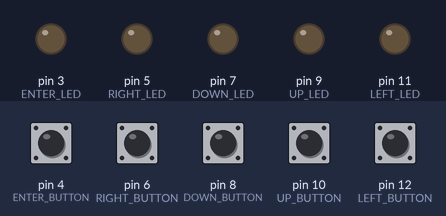
Bench run of a sketch on a simulated Arduino Uno, built with avr-gcc and run on an emulated ATmega328P. Parts: output pins drawn as LEDs (lit = HIGH). Dashed ring = blinking. Inputs (shaded band) come from the test bench; at power-on: pin 4 (ENTER_BUTTON), pin 6 (RIGHT_BUTTON), pin 8 (DOWN_BUTTON), pin 10 (UP_BUTTON), pin 12 (LEFT_BUTTON) HIGH.

Above: at 1.2 s.
1.3 s: pin 4 (ENTER_BUTTON) pulled LOW for 0.15 s
At 1.42 s:
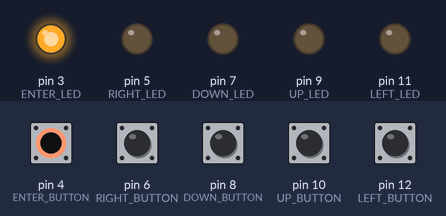
3.0 s: pin 6 (RIGHT_BUTTON) pulled LOW for 0.15 s
At 3.12 s:
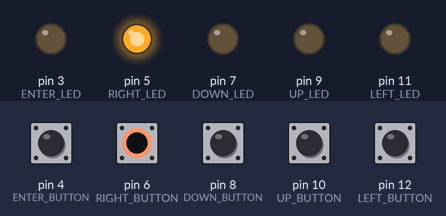
4.7 s: pin 8 (DOWN_BUTTON) pulled LOW for 0.15 s
At 4.82 s:
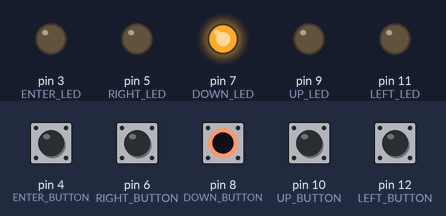
6.4 s: pin 10 (UP_BUTTON) pulled LOW for 0.15 s
At 6.52 s:
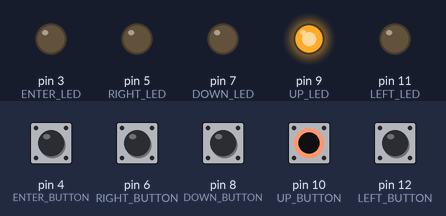
8.1 s: pin 12 (LEFT_BUTTON) pulled LOW for 0.15 s
At 8.22 s:
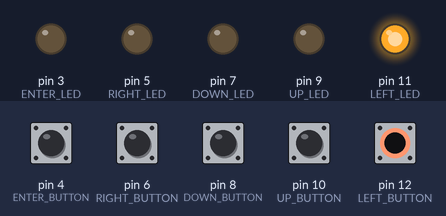
9.8 s: pin 4 (ENTER_BUTTON) driven LOW and pin 6 (RIGHT_BUTTON) driven LOW
At 10.17 s:
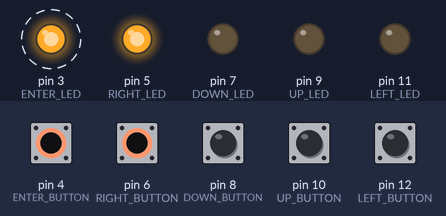
Timing chart, 0 to 13.8 s (numbered marks = the images above; inputs shaded):
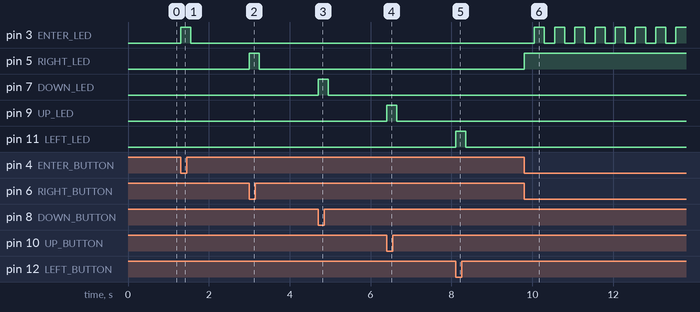

Measured:
- after the input at 1.3 s, pin 3 (ENTER_LED): LOW → HIGH at once, → LOW 0.25 s later
- after the input at 3.0 s, pin 5 (RIGHT_LED): LOW → HIGH at once, → LOW 0.25 s later
- after the input at 4.7 s, pin 7 (DOWN_LED): LOW → HIGH at once, → LOW 0.25 s later
- after the input at 6.4 s, pin 9 (UP_LED): LOW → HIGH at once, → LOW 0.25 s later
- after the input at 8.1 s, pin 11 (LEFT_LED): LOW → HIGH at once, → LOW 0.25 s later
- after the input at 9.8 s, pin 3 (ENTER_LED): alternates HIGH for 0.25 s and LOW for 0.25 s, starting after 0.25 s; pin 5 (RIGHT_LED): LOW → HIGH at once

The sketch:

BoardFunctionalityTest.ino
```cpp
const int LEFT_BUTTON = 12;
const int LEFT_LED = 11;
const int UP_BUTTON = 10;
const int UP_LED = 9;
const int DOWN_BUTTON = 8;
const int DOWN_LED = 7;
const int RIGHT_BUTTON = 6;
const int RIGHT_LED = 5;
const int ENTER_BUTTON = 4;
const int ENTER_LED = 3;
bool leftPushed, upPushed, downPushed, rightPushed, enterPushed;

void setup() {
  pinMode(LEFT_BUTTON, INPUT_PULLUP);
  pinMode(UP_BUTTON, INPUT_PULLUP);
  pinMode(RIGHT_BUTTON, INPUT_PULLUP);
  pinMode(DOWN_BUTTON, INPUT_PULLUP);
  pinMode(ENTER_BUTTON, INPUT_PULLUP);
  pinMode(LEFT_LED, OUTPUT);
  pinMode(UP_LED, OUTPUT);
  pinMode(RIGHT_LED, OUTPUT);
  pinMode(DOWN_LED, OUTPUT);
  pinMode(ENTER_LED, OUTPUT);


}

void loop() {
  // put your main code here, to run repeatedly:
  digitalWrite(LEFT_LED, LOW);
  digitalWrite(UP_LED, LOW);
  digitalWrite(DOWN_LED, LOW);
  digitalWrite(RIGHT_LED, LOW);
  digitalWrite(ENTER_LED, LOW);
  leftPushed = digitalRead(LEFT_BUTTON);
  upPushed = digitalRead(UP_BUTTON);
  downPushed = digitalRead(DOWN_BUTTON);
  rightPushed = digitalRead(RIGHT_BUTTON);
  enterPushed = digitalRead(ENTER_BUTTON);
  if (!leftPushed) {
    digitalWrite(LEFT_LED, HIGH);
    delay(250);
  }
  if (!upPushed) {
    digitalWrite(UP_LED, HIGH);
    delay(250);
  }
  if (!downPushed) {
    digitalWrite(DOWN_LED, HIGH);
    delay(250);
  }
  if (!rightPushed) {
    digitalWrite(RIGHT_LED, HIGH);
    delay(250);
  }
  if (!enterPushed) {
    digitalWrite(ENTER_LED, HIGH);
    delay(250);
  }
}
```
